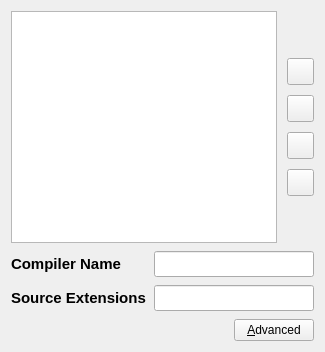
<?xml version="1.0" encoding="UTF-8"?>
<ui version="4.0">
 <class>CompilerSettings</class>
 <widget class="QWidget" name="CompilerSettings">
  <property name="geometry">
   <rect>
    <x>0</x>
    <y>0</y>
    <width>325</width>
    <height>352</height>
   </rect>
  </property>
  <property name="minimumSize">
   <size>
    <width>325</width>
    <height>352</height>
   </size>
  </property>
  <property name="windowTitle">
   <string>Form</string>
  </property>
  <layout class="QVBoxLayout" name="verticalLayout">
   <property name="spacing">
    <number>8</number>
   </property>
   <item>
    <layout class="QHBoxLayout" name="horizontalLayout_11">
     <property name="spacing">
      <number>10</number>
     </property>
     <item>
      <widget class="QListWidget" name="compilerList">
       <property name="styleSheet">
        <string notr="true">font-size: 11pt;</string>
       </property>
       <property name="editTriggers">
        <set>QAbstractItemView::NoEditTriggers</set>
       </property>
       <property name="selectionMode">
        <enum>QAbstractItemView::SingleSelection</enum>
       </property>
      </widget>
     </item>
     <item>
      <layout class="QVBoxLayout" name="verticalLayout_3">
       <item>
        <spacer name="verticalSpacer_2">
         <property name="orientation">
          <enum>Qt::Vertical</enum>
         </property>
         <property name="sizeHint" stdset="0">
          <size>
           <width>17</width>
           <height>13</height>
          </size>
         </property>
        </spacer>
       </item>
       <item>
        <widget class="QToolButton" name="moveUpButton">
         <property name="minimumSize">
          <size>
           <width>27</width>
           <height>27</height>
          </size>
         </property>
         <property name="maximumSize">
          <size>
           <width>27</width>
           <height>27</height>
          </size>
         </property>
         <property name="text">
          <string/>
         </property>
         <property name="icon">
          <iconset resource="../resource.qrc">
           <normaloff>:/icon/uparrow.png</normaloff>:/icon/uparrow.png</iconset>
         </property>
         <property name="autoRaise">
          <bool>false</bool>
         </property>
         <property name="arrowType">
          <enum>Qt::NoArrow</enum>
         </property>
        </widget>
       </item>
       <item>
        <widget class="QToolButton" name="moveDownButton">
         <property name="minimumSize">
          <size>
           <width>27</width>
           <height>27</height>
          </size>
         </property>
         <property name="maximumSize">
          <size>
           <width>27</width>
           <height>27</height>
          </size>
         </property>
         <property name="text">
          <string/>
         </property>
         <property name="icon">
          <iconset resource="../resource.qrc">
           <normaloff>:/icon/downarrow.png</normaloff>:/icon/downarrow.png</iconset>
         </property>
         <property name="autoRaise">
          <bool>false</bool>
         </property>
         <property name="arrowType">
          <enum>Qt::NoArrow</enum>
         </property>
        </widget>
       </item>
       <item>
        <widget class="QToolButton" name="addCompilerButton">
         <property name="minimumSize">
          <size>
           <width>27</width>
           <height>27</height>
          </size>
         </property>
         <property name="maximumSize">
          <size>
           <width>27</width>
           <height>27</height>
          </size>
         </property>
         <property name="text">
          <string/>
         </property>
         <property name="icon">
          <iconset resource="../resource.qrc">
           <normaloff>:/icon/add.png</normaloff>:/icon/add.png</iconset>
         </property>
         <property name="autoRaise">
          <bool>false</bool>
         </property>
         <property name="arrowType">
          <enum>Qt::NoArrow</enum>
         </property>
        </widget>
       </item>
       <item>
        <widget class="QToolButton" name="deleteCompilerButton">
         <property name="minimumSize">
          <size>
           <width>27</width>
           <height>27</height>
          </size>
         </property>
         <property name="maximumSize">
          <size>
           <width>27</width>
           <height>27</height>
          </size>
         </property>
         <property name="text">
          <string/>
         </property>
         <property name="icon">
          <iconset resource="../resource.qrc">
           <normaloff>:/icon/rod.png</normaloff>:/icon/rod.png</iconset>
         </property>
         <property name="autoRaise">
          <bool>false</bool>
         </property>
         <property name="arrowType">
          <enum>Qt::NoArrow</enum>
         </property>
        </widget>
       </item>
       <item>
        <spacer name="verticalSpacer_3">
         <property name="orientation">
          <enum>Qt::Vertical</enum>
         </property>
         <property name="sizeHint" stdset="0">
          <size>
           <width>17</width>
           <height>13</height>
          </size>
         </property>
        </spacer>
       </item>
      </layout>
     </item>
    </layout>
   </item>
   <item>
    <layout class="QGridLayout" name="gridLayout">
     <property name="spacing">
      <number>8</number>
     </property>
     <item row="0" column="0">
      <widget class="QLabel" name="compilerNameLabel">
       <property name="styleSheet">
        <string notr="true">font-size:11pt;font-weight:bold;</string>
       </property>
       <property name="text">
        <string>Compiler Name</string>
       </property>
      </widget>
     </item>
     <item row="0" column="1">
      <widget class="QLineEdit" name="compilerName">
       <property name="styleSheet">
        <string notr="true">font-size:11pt;</string>
       </property>
      </widget>
     </item>
     <item row="1" column="0">
      <widget class="QLabel" name="sourceExtensionsLabel">
       <property name="styleSheet">
        <string notr="true">font-size:11pt;font-weight:bold;</string>
       </property>
       <property name="text">
        <string>Source Extensions</string>
       </property>
      </widget>
     </item>
     <item row="1" column="1">
      <widget class="QLineEdit" name="sourceExtensions">
       <property name="styleSheet">
        <string notr="true">font-size:11pt;</string>
       </property>
      </widget>
     </item>
    </layout>
   </item>
   <item>
    <layout class="QHBoxLayout" name="horizontalLayout">
     <item>
      <spacer name="horizontalSpacer">
       <property name="orientation">
        <enum>Qt::Horizontal</enum>
       </property>
       <property name="sizeHint" stdset="0">
        <size>
         <width>40</width>
         <height>20</height>
        </size>
       </property>
      </spacer>
     </item>
     <item>
      <widget class="QPushButton" name="advancedButton">
       <property name="text">
        <string>&amp;Advanced</string>
       </property>
      </widget>
     </item>
    </layout>
   </item>
  </layout>
 </widget>
 <resources>
  <include location="../resource.qrc"/>
 </resources>
 <connections/>
</ui>
